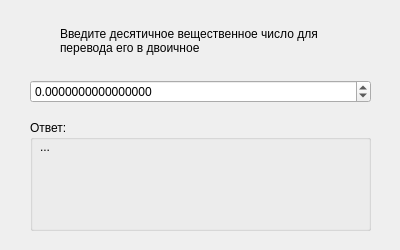
<?xml version="1.0" encoding="UTF-8"?>
<ui version="4.0">
 <class>MainWindow</class>
 <widget class="QMainWindow" name="MainWindow">
  <property name="geometry">
   <rect>
    <x>0</x>
    <y>0</y>
    <width>400</width>
    <height>250</height>
   </rect>
  </property>
  <property name="minimumSize">
   <size>
    <width>400</width>
    <height>200</height>
   </size>
  </property>
  <property name="maximumSize">
   <size>
    <width>400</width>
    <height>250</height>
   </size>
  </property>
  <property name="sizeIncrement">
   <size>
    <width>400</width>
    <height>200</height>
   </size>
  </property>
  <property name="windowTitle">
   <string>Decimal to Binary</string>
  </property>
  <property name="windowIcon">
   <iconset theme="accessories-calculator">
    <normaloff>.</normaloff>.</iconset>
  </property>
  <widget class="QWidget" name="centralwidget">
   <widget class="QLabel" name="labelInfo">
    <property name="geometry">
     <rect>
      <x>60</x>
      <y>20</y>
      <width>291</width>
      <height>41</height>
     </rect>
    </property>
    <property name="text">
     <string>Введите десятичное вещественное число для перевода его в двоичное</string>
    </property>
    <property name="wordWrap">
     <bool>true</bool>
    </property>
   </widget>
   <widget class="QGroupBox" name="groupBox">
    <property name="geometry">
     <rect>
      <x>30</x>
      <y>120</y>
      <width>341</width>
      <height>111</height>
     </rect>
    </property>
    <property name="title">
     <string>Ответ:</string>
    </property>
    <widget class="QLabel" name="labelOutput">
     <property name="geometry">
      <rect>
       <x>10</x>
       <y>20</y>
       <width>321</width>
       <height>81</height>
      </rect>
     </property>
     <property name="text">
      <string>...</string>
     </property>
     <property name="textFormat">
      <enum>Qt::AutoText</enum>
     </property>
     <property name="alignment">
      <set>Qt::AlignLeading|Qt::AlignLeft|Qt::AlignTop</set>
     </property>
     <property name="wordWrap">
      <bool>true</bool>
     </property>
    </widget>
   </widget>
   <widget class="QDoubleSpinBox" name="doubleSpinBoxInput">
    <property name="geometry">
     <rect>
      <x>30</x>
      <y>80</y>
      <width>341</width>
      <height>23</height>
     </rect>
    </property>
    <property name="decimals">
     <number>16</number>
    </property>
    <property name="minimum">
     <double>-2147483648.000000000000000</double>
    </property>
    <property name="maximum">
     <double>2147483648.000000000000000</double>
    </property>
   </widget>
  </widget>
 </widget>
 <resources/>
 <connections/>
</ui>
